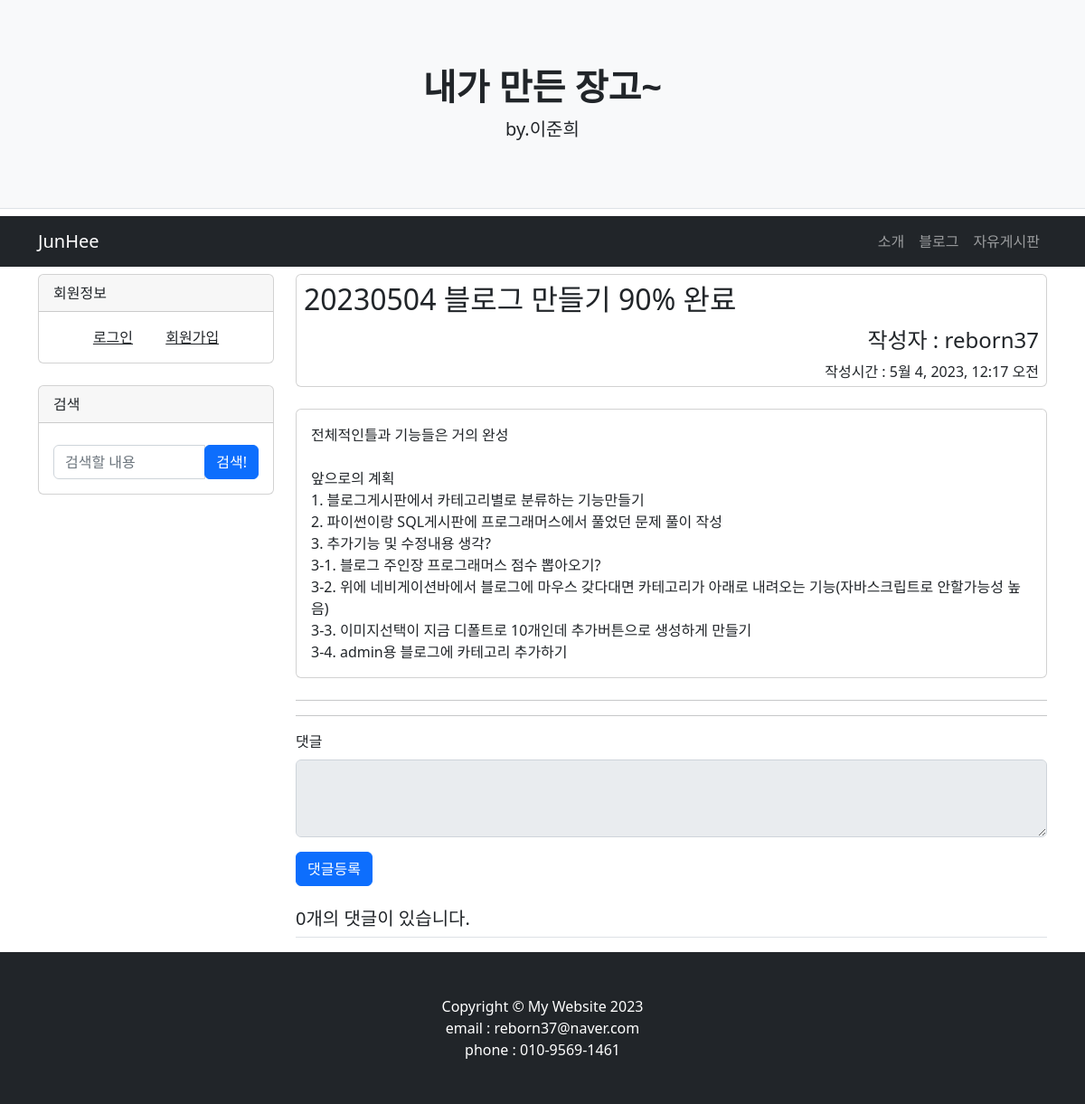
Before: /freeboard/3/ with the older database file.
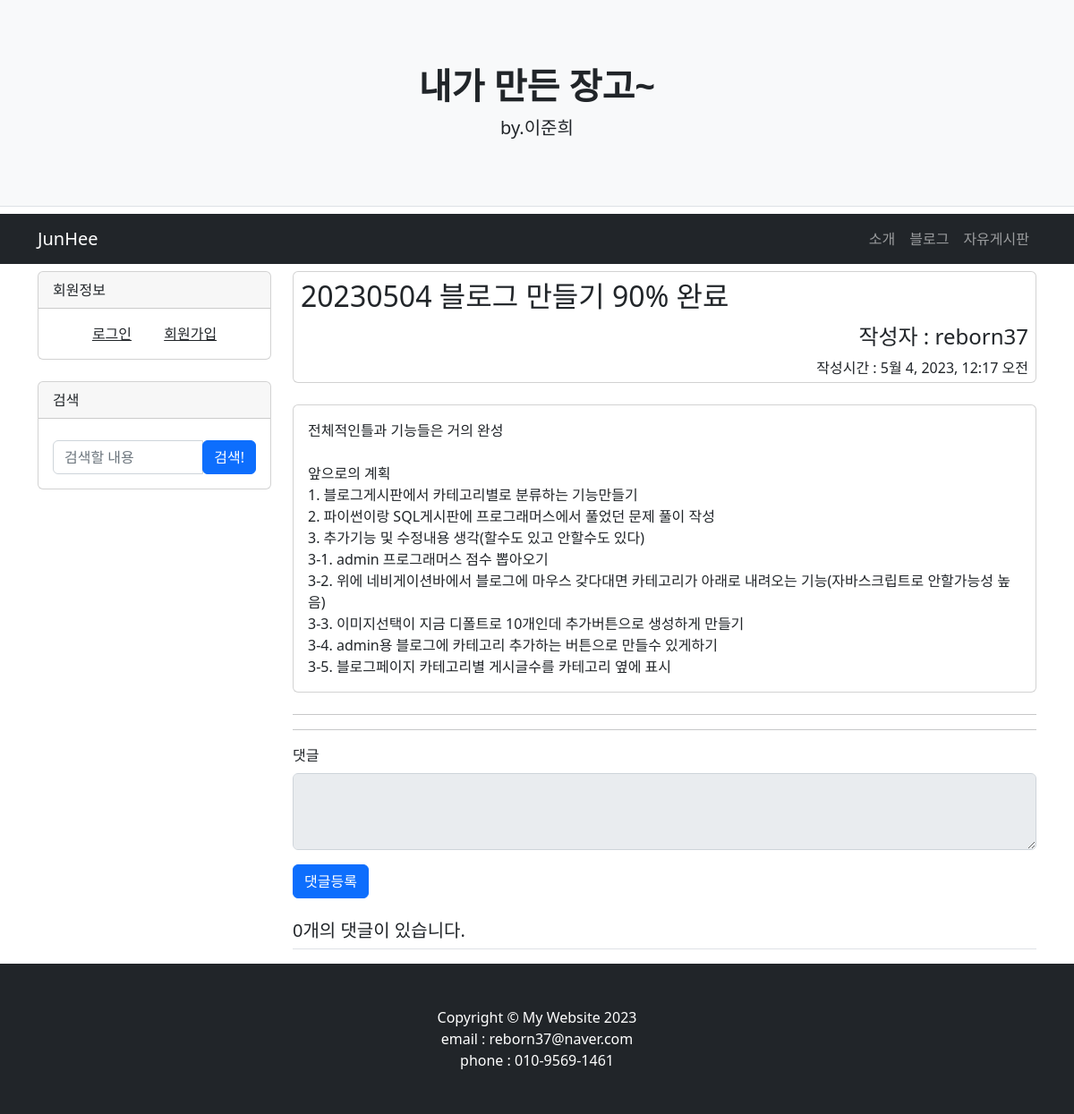
After: the same page with the newer database file.
### freeboard/models.py (models this page shows, shortened)
class FreePost(models.Model):
    id = models.AutoField(primary_key=True)
    title = models.CharField(max_length=200)
    author = models.ForeignKey(User, on_delete=models.CASCADE, related_name='free_author_question')
    content = models.TextField()
    create_date = models.DateTimeField()
    modify_date = models.DateTimeField(null=True, blank=True)
    click = models.IntegerField(null=True, default=0) # 클릭
    class Meta:
        db_table = 'freepost'

### freeboard/views.py (the view)
# urls.py: path('<int:freepost_id>/',views.free_detail,name='free_detail'),
def free_detail(request, freepost_id):
    freepost = get_object_or_404(FreePost, pk=freepost_id)
    comments = countcomment(request)
    posts = countpost(request)
    context = {'post': freepost,'posts':posts,'comments':comments}
    return render(request, 'freeboard/freeboard_detail.html', context)

### freeboard/views.py (called while the page is built)
def countpost(request):
    if request.user in User.objects.all(): # 유저가 로그인하면
        postcount = Post.objects.filter(author_id=request.user).count()
        freepostcount = FreePost.objects.filter(author_id=request.user).count()
        return postcount+freepostcount # 유저의 아이디=포스트 작성자 아이디 인 포스트들의 갯수를 세서 posts에 담아서 render

def countcomment(request):
    if request.user in User.objects.all():
        commentcount = Comment.objects.filter(author_id=request.user).count()
        freecommentcount = FreeComment.objects.filter(author_id=request.user).count()
        return commentcount+freecommentcount

### templates/freeboard/freeboard_detail.html (shortened to what this page needs)
{% extends 'base.html' %}
{% block content %}
<div class="container">
    <div class="row">
        {% include  "freeleftbox.html" %}
        <div class='col-lg-9'>
            <div class='card mb-4'>
                <h2 class='my-2 mx-2'>{{ post.title }}</h2>
                <h4 class='text-lg-end mx-2 my-1'>작성자 : {{ post.author.username }}</h4>
                <p class='text-lg-end mx-2 my-1'>작성시간 : {{ post.create_date }}</p>
            </div>
            <div class='card mb-4'>
                <div class='card-body'>
                    <div class='card-text'>
                        {{ post.content|linebreaksbr }}
                    </div>
                </div>
            </div>
            <hr/>
            <hr/>
            <form action="{% url 'freeboard:free_comment_create' post.id %}" method="post" class="my-3">
                <div class="mb-3">
                    <label for="content" class="form-label">댓글</label>
                    <textarea {% if not user.is_authenticated %}disabled{% endif %}
                    name="content" id="content" class="form-control" rows="3"></textarea>
                </div>
                <input type="submit" value="댓글등록" class="btn btn-primary">
            </form>
            <h5 class="border-bottom my-3 py-2">{{post.freecomment_set.count}}개의 댓글이 있습니다.</h5>
        </div>
    </div>
</div>
{% endblock %}

Changed rows visible on the page:
changed FreePost "20230504 블로그 만들기 90% 완료": content "…3. 추가기능 및 수정내용 생각? 3-1. 블로그 주인장 프로그래머스 점수 뽑아오기? 3-2. 위에 네비게이션바에서 블로그에 마우스 갖다대면 카테고리가 아래로 내려오는 기능(자바스크립트로 안할가능성 높음) 3-3. 이미지선택이 지금 디폴트로 10개인데 추가버튼으로 생성하게 만들기 3-4. admin용 블로그에 카테고리 추가하기" → "…3. 추가기능 및 수정내용 생각(할수도 있고 안할수도 있다) 3-1. admin 프로그래머스 점수 뽑아오기 3-2. 위에 네비게이션바에서 블로그에 마우스 갖다대면 카테고리가 아래로 내려오는 기능(자바스크립트로 안할가능성 높음) 3-3. 이미지선택이 지금 디폴트로 10개인데 추가버튼으로 생성하게 만들기 3-4. admin용 블로그에 카테고리 추가하는 버튼으로 만들수 있게하기 3-5. 블로그페이지 카테고리별 게시글수를 카테고리 옆에 표시"
